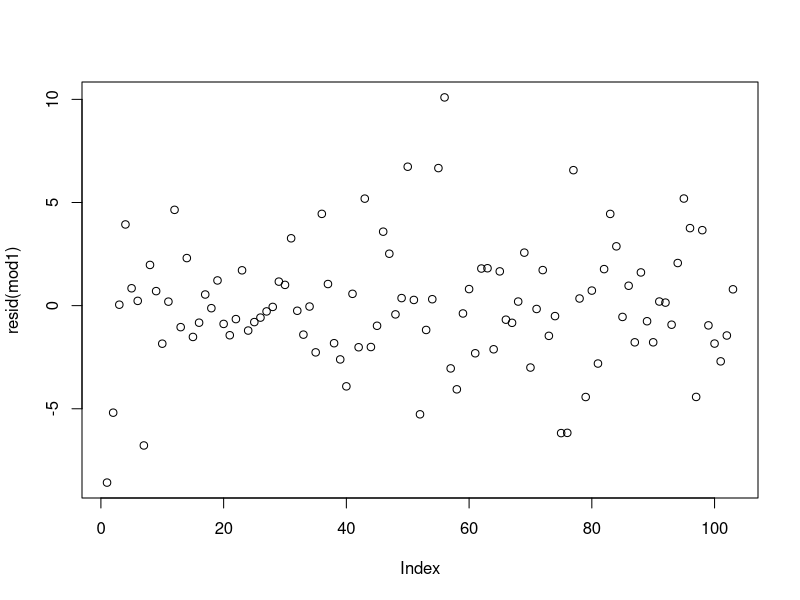
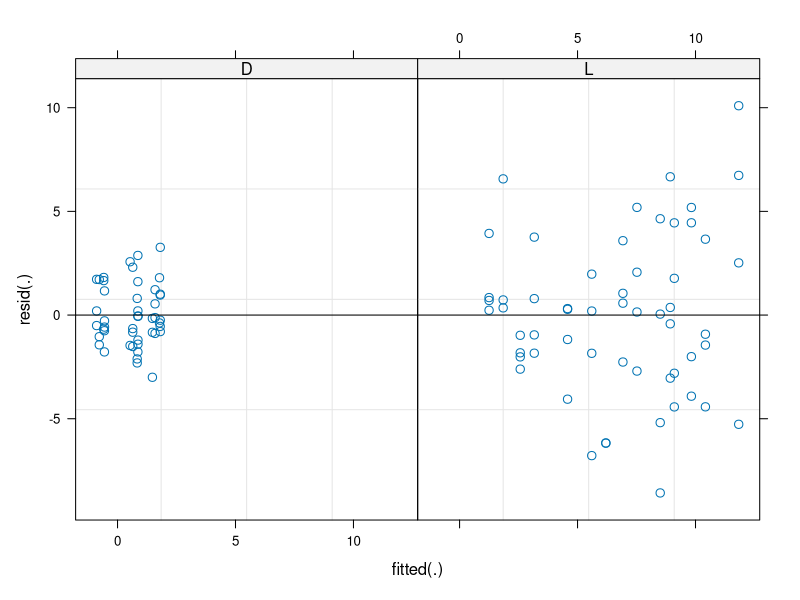
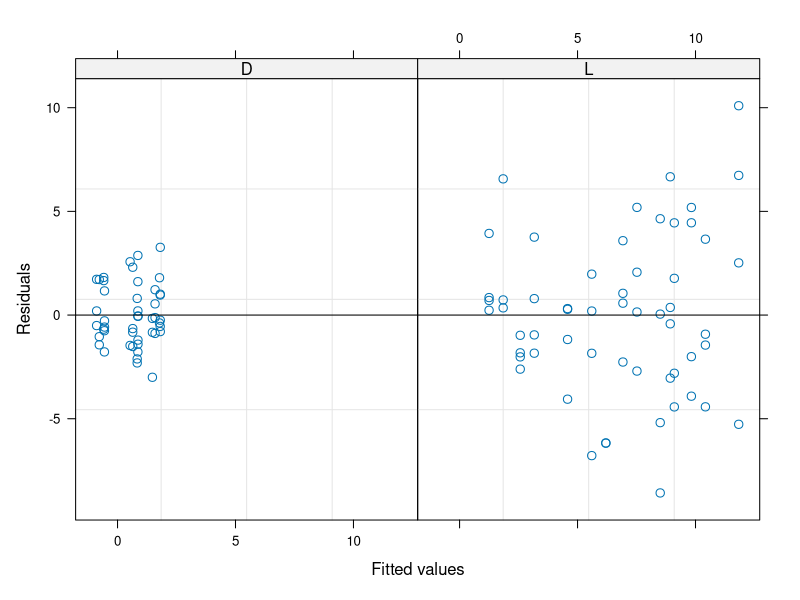

Write the R code that produced these figures, in order. (Note: this script raises an error after producing the figures.)
setwd("E:/academic_resources/Advance Stat Training/2022/Lesson 8 GLS")

plants <- read.csv('exampledata/plantdamage.csv')
plants$light <- as.factor(plants$light)
plants$shadehouse <- as.factor(plants$shadehouse)

library(lme4)
library(nlme)

mod1 <- lmer(growth~light*damage + (1|shadehouse),data=plants)
summary(mod1)
plot(resid(mod1))
plot(mod1,resid(.)~fitted(.)|light,abline=0,layout=c(2,1))


mod2 <- lme(growth~light*damage, random = ~1|shadehouse,data=plants)
summary(mod2)
plot(mod2,resid(.)~fitted(.)|light,abline=0,layout=c(2,1))

plot(mod3, abs(resid(., type='p'))~fitted(.), type=c('p', 'r')) ## better






trees <- read.csv('exampledata/trees.csv')

trees$sp <- as.factor(trees$sp)
hist(trees$RGR)
mod1 <- gls(RGR~sp*li,data=trees)

plot(mod1)

plot(Variogram(mod1, form=~x+y, resType='n')) 

mod2 <- update(mod1, correlation=corExp(form=~ x + y))

mod3 <- update(mod1, correlation=corExp(form=~ x + y,nugget=T))


plot(Variogram(mod3, form=~x+y, resType='n')) 






